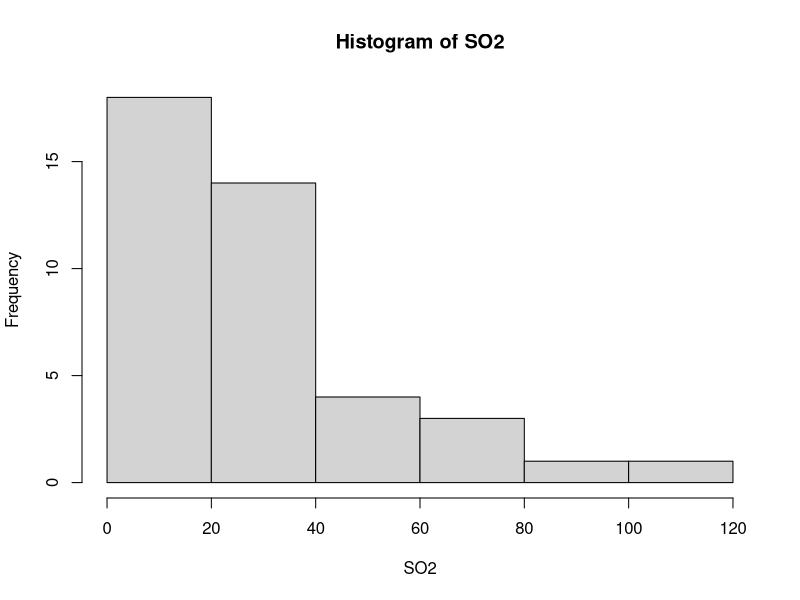
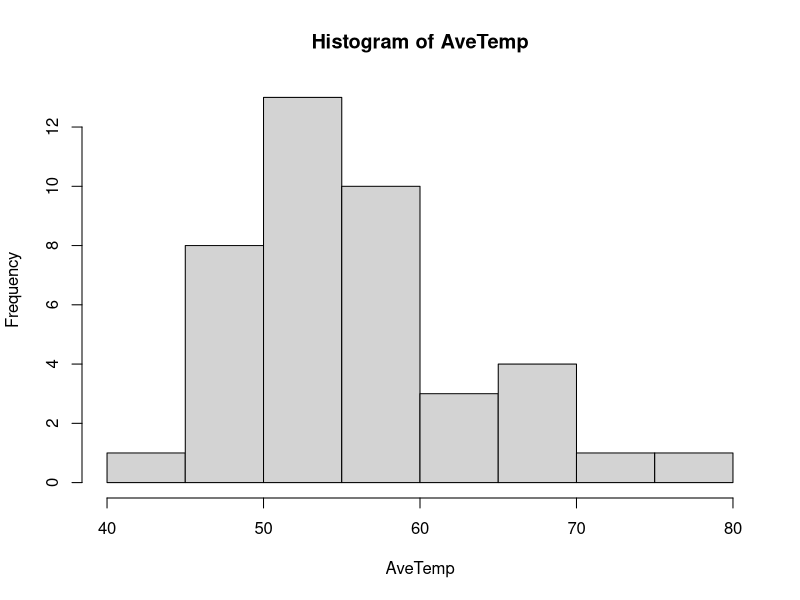
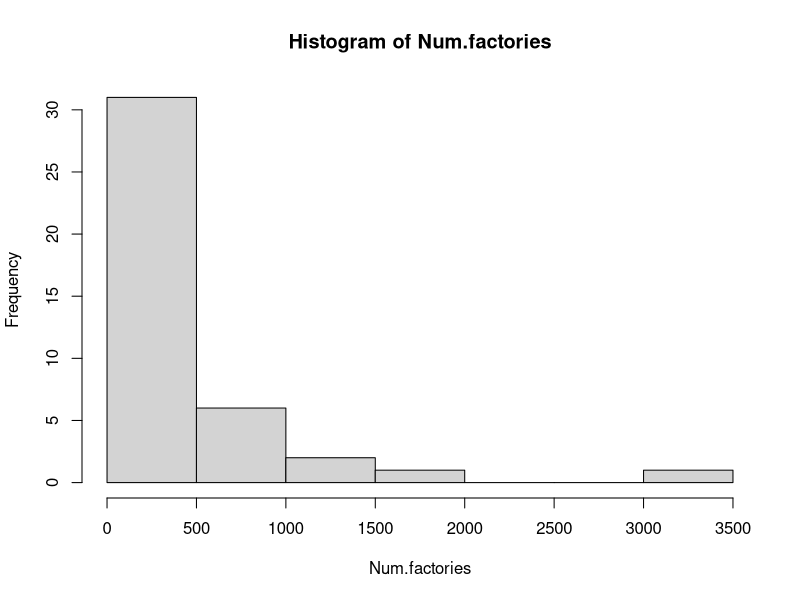
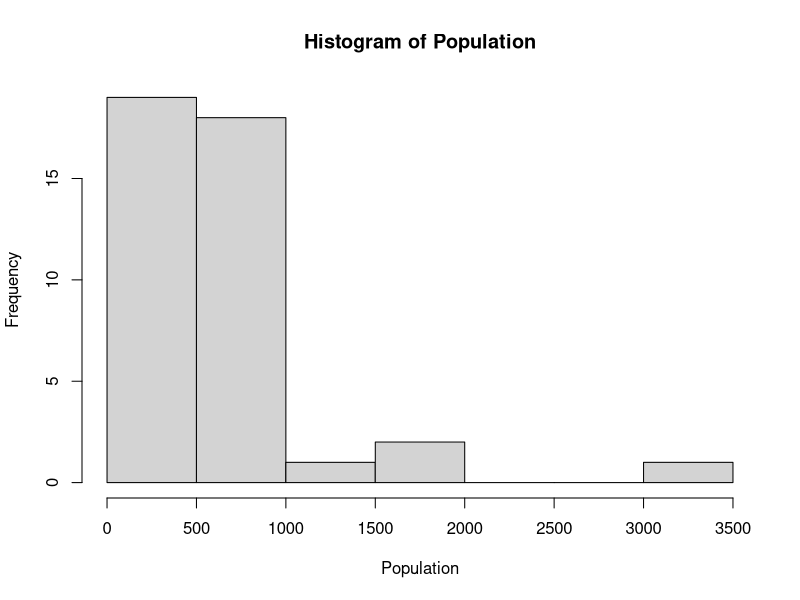

Reproduce these figures in R, in order. (Note: this script raises an error after producing the figures.)
# MULTIPLE REGRESSION
library(fBasics)

SO2<-c(65,26,69,61,94,10,18,9,10,28,31,26,29,31,16,10,13,12,17,56,36,29,14,10,24,110,28,17,8,30,9,47,35,29,14,56,14,11,46,11,23)
hist(SO2)
normalTest(SO2,"da")
SO2<-log(SO2)
normalTest(SO2,"da")

AveTemp<-c(49.7,51.5,54.6,50.4,50,61.6,59.4,66.2,68.9,51,59.3,57.8,51.1,55.2,45.7,70.3,61,56.7,51.9,49.1,54,57.3,68.4,75.5,61.5,50.6,52.3,49,56.6,55.6,68.3,55,49.9,43.5,54.5,55.9,51.5,56.8,47.6,47.1,54)
hist(AveTemp)
normalTest(AveTemp,"da")
normalTest(log(AveTemp),"da")
AveTemp<-log(AveTemp)

Num.factories<-c(1007,266,1692,347,343,337,275,641,721,137,96,197,379,35,569,213,91,453,454,412,80,434,136,207,368,3344,361,104,125,291,204,625,1064,699,381,775,181,46,44,391,462)
hist(Num.factories)
normalTest(Num.factories,"da")
normalTest(log(Num.factories),"da")
Num.factories<-log(Num.factories)

Population<-c(751,540,1950,520,179,624,448,844,1233,176,308,299,531,71,717,582,132,716,515,158,80,757,529,335,497,3369,746,201,277,593,361,905,1513,744,507,622,347,244,116,463,453)
hist(Population)
normalTest(Population,"da")
normalTest(log(Population),"da")
Population<-log(Population)

################model selection
#the more stuff you put in a model, the greater your r^2... but, that's not always a good thing, since the more parameters you put in a model, the greater your uncertainty will be around each parameter estimate (parameters 'eat up' degrees of freedom)

###adjusted r-squared # sometimes used as a tie breaker between "best" models
mod1.1<-lm(SO2~AveTemp);
summary(mod1.1)
anova(mod1.1)
1-(0.3611/var(SO2))#adjusted r squared
mod1.2<-lm(SO2~Num.factories);
summary(mod1.2)
mod1.3<-lm(SO2~Population);
summary(mod1.3)

mod2.1<-lm(SO2~AveTemp+Num.factories);
summary(mod2.1)
mod2.2<-lm(SO2~AveTemp+Population);
summary(mod2.2)
mod2.3<-lm(SO2~Num.factories+Population);
summary(mod2.3)
mod3.1<-lm(SO2~AveTemp+Num.factories+Population)
summary(mod3.1)
1-0.3201/var(SO2)#adjusted r squared


#garbage will increase r^2, but not adjusted r^2
#adjusted r^2 tells you the % of the variation explained by independent variables that actually matter
set.seed(1)
junk1<-rnorm(41)
junk2<-rnorm(41)
mod.dumb<-mod3.1<-lm(SO2~AveTemp+Num.factories+Population+junk1+junk2)
summary(mod.dumb)


model<-lm(SO2~AveTemp+Num.factories+Population)
logLik(model)


2*5-2*logLik(model)[1]
AIC(model)
AIC(model,k=log(41)) # this is the BIC


mod1.1<-lm(SO2~AveTemp);AIC(mod1.1)
mod1.2<-lm(SO2~Num.factories);AIC(mod1.2)
mod1.3<-lm(SO2~Population);AIC(mod1.3)

mod2.1<-lm(SO2~AveTemp+Num.factories);AIC(mod2.1)
mod2.2<-lm(SO2~AveTemp+Population);AIC(mod2.2)
mod2.3<-lm(SO2~Num.factories+Population);AIC(mod2.3)

mod3.1<-lm(SO2~AveTemp+Num.factories+Population);AIC(mod3.1)
#stepAIC(mod3.1)
stepAIC(model)#pretty much the same function as step

AIC(mod3.1)
extractAIC(mod3.1)
AIC(mod2.1)
extractAIC(mod2.1)
# different values because AIC considers the estimating the error as a parameter, extractAIC does not
#Note: this won't affect model selection
#-42.91013--41.71219 = 75.44283-76.64077

mod<-lm(SO2~AveTemp+Num.factories+Population)
step(mod)
summary(mod)

step(mod,SO2~AveTemp+Num.factories+Population,direction="backward")
step(mod,SO2~.,direction="backward")#does the same as above with less typing
# If we choose to use BIC because we only have 41 observations
step(mod,SO2~.,direction="backward",k=log(41))#BIC - note you get a different "best model" because BIC is penalizing you more for smaller sample size

step(lm(SO2~Num.factories),scope=list(upper=mod,lower=~1),direction="forward")
step(lm(SO2~1),scope=list(upper=mod,lower=~1),direction="forward")#start with just the intercept


set.seed(1)
junk1<-rnorm(41)
junk2<-rnorm(41)

sillymodel<-lm(SO2~AveTemp+Num.factories+Population+junk1+junk2)
#extractAIC(sillymodel)

step(sillymodel,direction="backward")

step(lm(SO2~1),scope=list(upper=sillymodel,lower=~1),direction="forward")





library(MASS)


#####  t thinking

dat<-c(3,5,4,7,5,6,8,9,6,4,5,2,5,6,9,6,4,5,7)

theta<-0

t.stat<-(mean(dat)-theta)/(sd(dat)/sqrt(length(dat)))

p.val<-(1-pt(q=t.stat,df=length(dat)-1))*2

pt(q=t.stat,df=length(dat)-1,lower.tail=FALSE)*2

t.test(dat,mu=0)

#could test it with theta of any value (e.g., 5)


########
#paired t test
control<-c(3,5,4,7,5,6,8,9,6,4,5,2,5,6,9,6,4,5,7)
treatment<-c(10,7,8,6,0,8,5,4,8,5,6,8,7,9,4,5,12,9,5)
cbind(control,treatment)
diff<-control-treatment


mean(diff)
sd(diff)/sqrt(length(diff))


t.test(control,treatment,paired=TRUE)
t.test(diff,mu=0)
###############


x1<-c(4,6,8,8,5,9,6,12,7,3)
x2<-c(9,8,11,14,9,10,6,13,12,8)

SSx1<-sum((x1-mean(x1))^2)
SSx2<-sum((x2-mean(x2))^2)
DF<-length(x1)+length(x2)-2

s.pooled<-sqrt((SSx1+SSx2)/DF)

t.stat<-(mean(x1)-mean(x2))/(s.pooled*sqrt((1/length(x1))+(1/length(x2))))
(pt(t.stat,18))*2 #we don't say lower.tail=TRUE here because t < 0

t.test(x1,x2,var.equal=TRUE)
t.test(x1,x2)#Welch, or Welch-Satterthwaite correct - adjusts degrees of freedom when variances are unequal


#Welch-Satterthwaite ###
x1sd<-sd(x1)
x2sd<-sd(x2)

numer<-((x1sd^2/length(x1))+(x2sd^2/length(x2)))^2
denom<-(1/(length(x1)-1))*(x1sd^2/length(x1))^2 + (1/(length(x2)-1))*(x2sd^2/length(x2))^2
numer/denom

######

set.seed(5)
x<-rnorm(50)
y<-rnorm(50,mean=2.5,sd=10)
t.test(x,y,var.equal=TRUE)
t.test(x,y)
